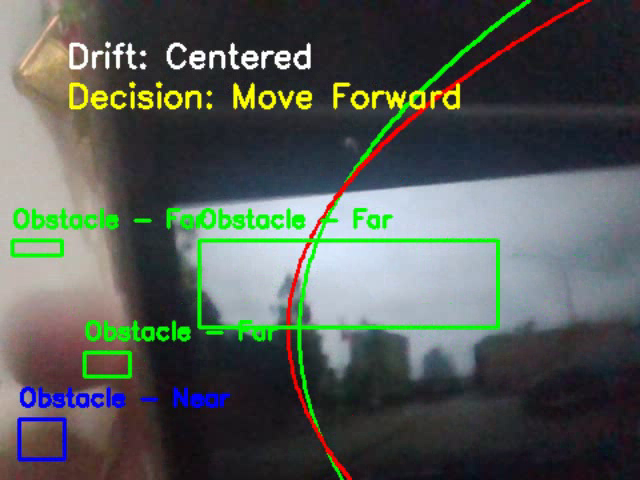
#> input picture frame 20 of output_combined_camera.mp4, 640 x 480 px, given in place of the camera
$ python RealTime_Final.py
#> lines starting #> are read from the running program, lines starting #| are printed output that depends on the picture; after the words box and inside, x2 and y2 are one past the last pixel; in counts of white or black regions, pixels touching at a corner belong together
import cv2
import numpy as np
import os
import time

# File paths for output
output_video = "./output_combined_camera.mp4"
output_dir = "./output_combined_frames"

# Create output directory if it doesn't exist
if not os.path.exists(output_dir):
    os.makedirs(output_dir)

# Counter for saving debug frames
debug_frame_count = 0
max_debug_frames = 5

# Store previous lane polynomials for smoothing
prev_left_poly = None
prev_right_poly = None

def region_selection(image):
    mask = np.zeros_like(image)
    if len(image.shape) > 2:
        channel_count = image.shape[2]
        ignore_mask_color = (255,) * channel_count
    else:
        ignore_mask_color = 255

    rows, cols = image.shape[:2]

    # Adjusted polygon points to include more area on the sides
    bottom_left = [cols * 0.0, rows * 0.98]
    top_left = [cols * 0.45, rows * 0.6]
    top_right = [cols * 0.55, rows * 0.6]
    bottom_right = [cols * 1.0, rows * 0.98]

    vertices = np.array([[bottom_left, top_left, top_right, bottom_right]], dtype=np.int32)
    cv2.fillPoly(mask, vertices, ignore_mask_color)
    masked_image = cv2.bitwise_and(image, mask)
    return masked_image, vertices

def detect_lanes(frame):
    global prev_left_poly, prev_right_poly

    # Ensure frame is grayscale
    if len(frame.shape) > 2:
        gray = cv2.cvtColor(frame, cv2.COLOR_BGR2GRAY)
    else:
        gray = frame

    # Apply Hough Transform to detect lines
    lines = cv2.HoughLinesP(
        gray,
        rho=1,
        theta=np.pi / 180,
        threshold=50,
        minLineLength=50,
        maxLineGap=20
    )

    # Initialize lists for left and right lines
    left_lines = []
    right_lines = []

    # Original frame for annotation
    annotated_frame = cv2.cvtColor(gray, cv2.COLOR_GRAY2BGR)

    if lines is not None:
        for line in lines:
            x1, y1, x2, y2 = line[0]
            # Calculate slope
            if x2 - x1 != 0:  # Avoid division by zero
                slope = (y2 - y1) / (x2 - x1)
                # Classify lines based on slope
                if -1.0 < slope < -0.3:  # Left lane (negative slope)
                    left_lines.append((x1, y1, x2, y2))
                elif 0.3 < slope < 1.0:  # Right lane (positive slope)
                    right_lines.append((x1, y1, x2, y2))

    # Average left and right lines
    def average_lines(lines):
        if not lines:
            return None
        x_coords = []
        y_coords = []
        for x1, y1, x2, y2 in lines:
            x_coords.extend([x1, x2])
            y_coords.extend([y1, y2])
        if len(x_coords) == 0:
            return None
        poly = np.polyfit(x_coords, y_coords, 2)  # Quadratic fit
        return poly

    left_poly = average_lines(left_lines)
    right_poly = average_lines(right_lines)

    # Update previous polynomials for smoothing
    if left_poly is not None:
        prev_left_poly = left_poly
    if right_poly is not None:
        prev_right_poly = right_poly

    # Draw lane lines
    height, width = gray.shape
    lane_points = []

    def draw_poly(poly, color):
        if poly is None:
            return
        y = np.linspace(0, height - 1, 100)
        x = poly[0] * y**2 + poly[1] * y + poly[2]
        points = np.array([(int(x[i]), int(y[i])) for i in range(len(x)) if 0 <= x[i] < width])
        if len(points) > 1:
            cv2.polylines(annotated_frame, [points], False, color, 2)
            lane_points.append(points[-1])  # Bottom point for drift calculation

    draw_poly(left_poly, (0, 255, 0))  # Green for left lane
    draw_poly(right_poly, (0, 0, 255))  # Red for right lane

    # Determine vehicle drift
    drift = "Centered"
    if len(lane_points) == 2:  # Both lanes detected
        lane_center = (lane_points[0][0] + lane_points[1][0]) // 2
        frame_center = width // 2
        if lane_center < frame_center - 50:
            drift = "Right drift"
        elif lane_center > frame_center + 50:
            drift = "Left drift"

    # Output dictionary
    output_dict = {
        "left_lane_poly": left_poly.tolist() if left_poly is not None else None,
        "right_lane_poly": right_poly.tolist() if right_poly is not None else None,
        "drift": drift,
        "left_poly": left_poly,
        "right_poly": right_poly
    }

    return output_dict

def detect_humans_and_obstacles(frame):
    original_frame = frame.copy()
    height, width = frame.shape[:2]
    status = "None"
    left_obstacles_near = []
    left_obstacles_far = []
    right_obstacles_near = []
    right_obstacles_far = []
    central_obstacles_near = []
    central_obstacles_far = []
    frame_center = width // 2
    central_left = width * 0.4
    central_right = width * 0.6

    # HUMAN DETECTION (HOG + SVM)
    hog = cv2.HOGDescriptor()
    hog.setSVMDetector(cv2.HOGDescriptor_getDefaultPeopleDetector())

    # Frame is already downsampled in process_video (scale_factor = 0.75)
    # HOG expects 640x360, so resize accordingly if needed
    target_width, target_height = 640, 360
    scale_x = width / target_width
    scale_y = height / target_height
    resized = cv2.resize(frame, (target_width, target_height))

    human_boxes, _ = hog.detectMultiScale(resized, winStride=(8, 8), padding=(8, 8), scale=1.05)

    for (x, y, w, h) in human_boxes:
        x1 = int(x * scale_x)
        y1 = int(y * scale_y)
        x2 = int((x + w) * scale_x)
        y2 = int((y + h) * scale_y)
        w_full = x2 - x1
        h_full = y2 - y1
        center_x = (x1 + x2) // 2
        center_y = (y1 + y2) // 2

        if center_y > height * 0.6:
            obs_status = "Near"
            color = (0, 0, 255)  # Red
            status = "Near"
        else:
            obs_status = "Far"
            color = (0, 255, 255)  # Yellow

        # Classify by horizontal position
        if center_x < central_left:
            if obs_status == "Near":
                left_obstacles_near.append((x1, y1, w_full, h_full, center_x))
            else:
                left_obstacles_far.append((x1, y1, w_full, h_full, center_x))
        elif center_x > central_right:
            if obs_status == "Near":
                right_obstacles_near.append((x1, y1, w_full, h_full, center_x))
            else:
                right_obstacles_far.append((x1, y1, w_full, h_full, center_x))
        else:
            if obs_status == "Near":
                central_obstacles_near.append((x1, y1, w_full, h_full, center_x))
            else:
                central_obstacles_far.append((x1, y1, w_full, h_full, center_x))

        cv2.rectangle(frame, (x1, y1), (x2, y2), color, 2)
        cv2.putText(frame, f"Human - {obs_status}", (x1, y1 - 10), cv2.FONT_HERSHEY_SIMPLEX, 0.6, color, 2)

    # OTHER OBSTACLE DETECTION
    roi = original_frame[int(height * 0.5):, :]
    hsv = cv2.cvtColor(roi, cv2.COLOR_BGR2HSV)

    # Define HSV ranges for orange and white
    lower_orange = np.array([0, 100, 100])
    upper_orange = np.array([20, 255, 255])
    lower_white = np.array([0, 0, 200])
    upper_white = np.array([255, 30, 255])

    mask_orange = cv2.inRange(hsv, lower_orange, upper_orange)
    mask_white = cv2.inRange(hsv, lower_white, upper_white)
    mask = cv2.bitwise_or(mask_orange, mask_white)

    # Apply morphological operations to clean up the mask
    kernel = np.ones((5, 5), np.uint8)
    mask = cv2.morphologyEx(mask, cv2.MORPH_CLOSE, kernel, iterations=2)
    mask = cv2.morphologyEx(mask, cv2.MORPH_OPEN, kernel, iterations=1)

    # Find contours in the mask
    contours, _ = cv2.findContours(mask, cv2.RETR_EXTERNAL, cv2.CHAIN_APPROX_SIMPLE)

    for cnt in contours:
        area = cv2.contourArea(cnt)
        if area > 100:
            x, y, w, h = cv2.boundingRect(cnt)
            center_x = x + w // 2
            center_y = y + h // 2
            y_full = y + int(height * 0.5)
            center_y_full = center_y + int(height * 0.5)

            if center_y > roi.shape[0] * 0.6:
                obs_status = "Near"
                color = (255, 0, 0)  # Blue
                status = "Near"
            else:
                obs_status = "Far"
                color = (0, 255, 0)  # Green

            # Classify by horizontal position
            if center_x < central_left:
                if obs_status == "Near":
                    left_obstacles_near.append((x, y_full, w, h, center_x))
                else:
                    left_obstacles_far.append((x, y_full, w, h, center_x))
            elif center_x > central_right:
                if obs_status == "Near":
                    right_obstacles_near.append((x, y_full, w, h, center_x))
                else:
                    right_obstacles_far.append((x, y_full, w, h, center_x))
            else:
                if obs_status == "Near":
                    central_obstacles_near.append((x, y_full, w, h, center_x))
                else:
                    central_obstacles_far.append((x, y_full, w, h, center_x))

            cv2.rectangle(frame, (x, y_full), (x + w, y_full + h), color, 2)
            cv2.putText(frame, f"Obstacle - {obs_status}", (x, y_full - 10), cv2.FONT_HERSHEY_SIMPLEX, 0.6, color, 2)

    return {
        "status": status,
        "frame": frame,
        "left_obstacles_near": left_obstacles_near,
        "left_obstacles_far": left_obstacles_far,
        "right_obstacles_near": right_obstacles_near,
        "right_obstacles_far": right_obstacles_far,
        "central_obstacles_near": central_obstacles_near,
        "central_obstacles_far": central_obstacles_far
    }

def make_decision(lane_info, obstacle_info, roi_vertices):
    # Size threshold for considering obstacles as significant (in pixels)
    size_threshold = 1000  # Area (w * h) below this is considered too small/far

    # Function to check if a point is within the ROI
    def point_in_roi(point):
        x, y = point
        return cv2.pointPolygonTest(roi_vertices, (x, y), False) >= 0

    # Check for significant obstacles within the ROI
    central_near_in_roi = False
    central_far_in_roi = False
    left_near_in_roi = False
    right_near_in_roi = False

    # Check central obstacles
    for obs in obstacle_info["central_obstacles_near"]:
        x, y, w, h, center_x = obs
        center_y = y + h // 2
        if point_in_roi((center_x, center_y)) and w * h >= size_threshold:
            central_near_in_roi = True
            break

    for obs in obstacle_info["central_obstacles_far"]:
        x, y, w, h, center_x = obs
        center_y = y + h // 2
        if point_in_roi((center_x, center_y)) and w * h >= size_threshold:
            central_far_in_roi = True
            break

    # Check left and right obstacles within ROI
    for obs in obstacle_info["left_obstacles_near"]:
        x, y, w, h, center_x = obs
        center_y = y + h // 2
        if point_in_roi((center_x, center_y)) and w * h >= size_threshold:
            left_near_in_roi = True
            break

    for obs in obstacle_info["right_obstacles_near"]:
        x, y, w, h, center_x = obs
        center_y = y + h // 2
        if point_in_roi((center_x, center_y)) and w * h >= size_threshold:
            right_near_in_roi = True
            break

    # Decision-making based on obstacle position and proximity
    if central_near_in_roi:
        return "Stop"  # Obstacle is near and in the middle (central region)

    if left_near_in_roi and not right_near_in_roi:
        return "Turn Right"  # Near obstacle on left, no near obstacle on right

    if right_near_in_roi and not left_near_in_roi:
        return "Turn Left"  # Near obstacle on right, no near obstacle on left

    if central_far_in_roi and not central_near_in_roi:
        return "Move Forward"  # Obstacle is far in the ROI

    # If no significant obstacles in ROI, use lane detection for drift correction
    road_detected = lane_info["left_poly"] is not None and lane_info["right_poly"] is not None
    if road_detected:
        drift = lane_info["drift"]
        if drift == "Left drift" and not right_near_in_roi:
            return "Turn Right"
        elif drift == "Right drift" and not left_near_in_roi:
            return "Turn Left"
        else:
            return "Move Forward"

    return "Move Forward"  # Default if no obstacles or lanes detected

def process_video(out_vid):
    # Initialize webcam (0 is usually the default camera, adjust if needed)
#> called with out_vid = './output_combined_camera.mp4'
    cap = cv2.VideoCapture(0)
    if not cap.isOpened():
        print("Error: Could not open webcam.")
        return

    # Set camera properties
    width = 640
    height = 480
    cap.set(cv2.CAP_PROP_FRAME_WIDTH, width)
    cap.set(cv2.CAP_PROP_FRAME_HEIGHT, height)
    fps = 30.0  # Assume 30 FPS, adjust based on your webcam

    # Calculate target delay for real-time playback, slowed down
    target_delay_ms = int(1000 / fps)  # e.g., ~33ms for 30 FPS
    slowdown_factor = 2  # 2x slower
    target_delay_ms *= slowdown_factor

    # Downsample frame for faster processing
    scale_factor = 0.75
    new_width = int(width * scale_factor)
    new_height = int(height * scale_factor)

    fourcc = cv2.VideoWriter_fourcc(*'mp4v')
    out = cv2.VideoWriter(out_vid, fourcc, fps, (width, height))

    frame_idx = 0
    start_time = time.time()
    processed_frames = 0

    while True:
        ret, frame = cap.read()
#> frame is the input picture: shape (480, 640, 3); mean B, G, R 85.6, 91.2, 84.7
        if not ret:
            print("Error: Failed to capture frame.")
            break

        frame_bgr = frame  # Frame is already in BGR format from OpenCV

        # Downsample frame
        frame = cv2.resize(frame_bgr, (new_width, new_height))
#> frame: shape (360, 480, 3)

        # Step 1: Apply ROI
        roi_frame, roi_vertices = region_selection(frame)
#> in region_selection, `cv2.fillPoly(mask, vertices, ignore_mask_color)`:
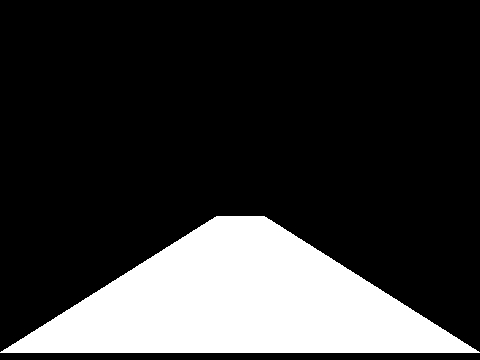
#> mask: shape (360, 480, 3); 21% white; 1 white region, box (x1, y1, x2, y2) and area: (0, 216, 480, 353) 36316
#> roi_vertices = [[0, 352], [216, 216], [264, 216], [480, 352]]
        # Step 2: Lane detection
        lane_info = detect_lanes(roi_frame)
#> in detect_lanes, `gray = cv2.cvtColor(frame, cv2.COLOR_BGR2GRAY)`:
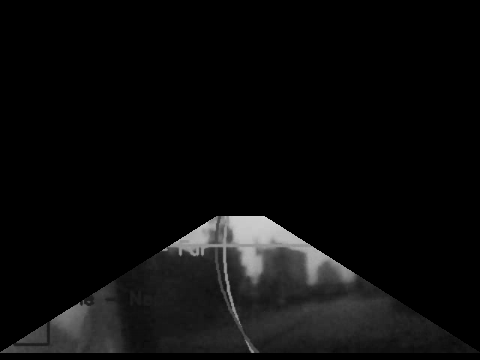
#> gray: shape (360, 480); min 0, max 208, mean 11.6
#> in detect_lanes, `lines = cv2.HoughLinesP( gray, rho=1, theta=np.pi / 180, threshold=50,..`: lines = 118 rows, first 6: [14, 343, 420, 315], [17, 341, 418, 313], [57, 352, 468, 345], [3, 350, 463, 342], [6, 348, 427, 319], [25, 336, 411, 309]
#> the loop in detect_lanes, `for line in lines:` made 118 passes
#> (x1, y1, x2, y2, slope) on passes 1 to 8: (14, 343, 420, 315, -0.069), (17, 341, 418, 313, -0.0698), (57, 352, 468, 345, -0.017), (3, 350, 463, 342, -0.0174), (6, 348, 427, 319, -0.0689), (25, 336, 411, 309, -0.0699), (28, 334, 319, 251, -0.285), (30, 334, 410, 308, -0.0684)
#> after the loop in detect_lanes, `for line in lines:`: left_lines = 37 items, first 6: (73, 306, 293, 234), (55, 317, 299, 238), (81, 301, 282, 228), (93, 293, 272, 221), (68, 309, 294, 235), (85, 298, 281, 227); right_lines = [(223, 216, 400, 302), (247, 216, 391, 296), (200, 226, 405, 305)]
#> the loop in average_lines, `for x1, y1, x2, y2 in lines:` made 37 passes
#> after the loop in average_lines, `for x1, y1, x2, y2 in lines:`: x_coords = 74 values, max 305 at index 27, min 55 at index 2, mean 186.3; y_coords = 74 values, max 317 at index 2, min 216 at index 21, mean 257.6
#> in average_lines, `poly = np.polyfit(x_coords, y_coords, 2)`: poly = [0.00274, -1.37, 397]
#> the loop in average_lines (call 2), `for x1, y1, x2, y2 in lines:` made 3 passes
#> in detect_lanes, `right_poly = average_lines(right_lines)`: right_poly = [0.00369, -1.82, 441.5]
#> in detect_lanes, `prev_left_poly = left_poly`: prev_left_poly = [0.00274, -1.37, 397]
#> in detect_lanes, `prev_right_poly = right_poly`: prev_right_poly = [0.00369, -1.82, 441.5]
#> in draw_poly, `x = poly[0] * y**2 + poly[1] * y + poly[2]`: x = 100 values, max 397 at index 0, min 224.6 at index 69, mean 268.6
#> in draw_poly, `points = np.array([(int(x[i]), int(y[i])) for i in range(len(x)) if 0 ..`: points = 100 pairs, first value 224 to 396, second value 0 to 359
#> in detect_lanes, `lane_center = (lane_points[0][0] + lane_points[1][0]) // 2`: lane_center = 259
#> in detect_lanes, `output_dict = { "left_lane_poly": left_poly.tolist() if left_poly is n..`: output_dict = {'left_lane_poly': [0.00274, -1.37, 397], 'right_lane_poly': [0.00369, -1.82, 441.5], 'drift': 'Centered', 'left_poly': [0.00274, -1.37, 397], 'right_poly': [0.00369, -1.82, 441.5]}
#> lane_info has the same summary as output_dict in detect_lanes
        annotated_frame = frame.copy()

        def draw_poly(poly, color):
            if poly is None:
                return
            y = np.linspace(0, new_height - 1, 100)
            x = poly[0] * y ** 2 + poly[1] * y + poly[2]
            points = np.array([(int(x[i]), int(y[i])) for i in range(len(x)) if 0 <= x[i] < new_width])
            if len(points) > 1:
                cv2.polylines(annotated_frame, [points], False, color, 2)

        draw_poly(lane_info["left_poly"], (0, 255, 0))
        draw_poly(lane_info["right_poly"], (0, 0, 255))
        cv2.putText(annotated_frame, f"Drift: {lane_info['drift']}", (50, 50), cv2.FONT_HERSHEY_SIMPLEX, 0.8,
                    (255, 255, 255), 2)
        # Step 3: Obstacle detection
        obstacle_info = detect_humans_and_obstacles(annotated_frame)
#> in detect_humans_and_obstacles, `resized = cv2.resize(frame, (target_width, target_height))`:
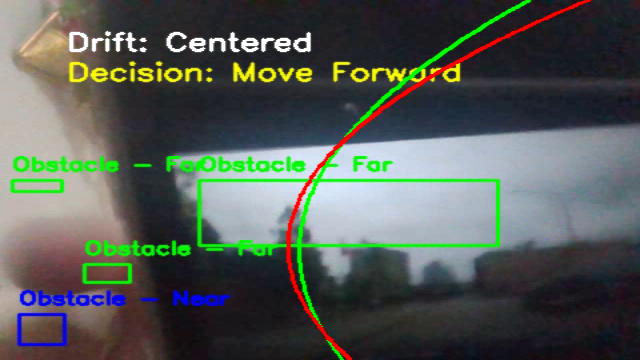
#> resized: shape (360, 640, 3); mean B, G, R 85.5, 91.3, 85
#> in detect_humans_and_obstacles, `human_boxes, _ = hog.detectMultiScale(resized, winStride=(8, 8), paddi..`: human_boxes = ()
#> after the loop in detect_humans_and_obstacles, `for (x, y, w, h) in human_boxes:`: central_obstacles_far = []
#> in detect_humans_and_obstacles, `roi = original_frame[int(height * 0.5):, :]`:
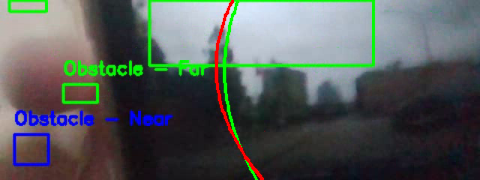
#> roi: shape (180, 480, 3); mean B, G, R 89, 91.5, 85.2
#> in detect_humans_and_obstacles, `mask = cv2.morphologyEx(mask, cv2.MORPH_OPEN, kernel, iterations=1)`:
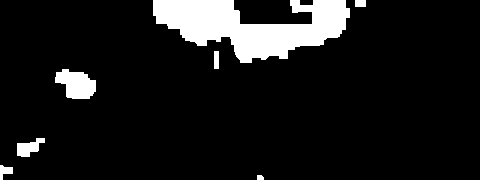
#> mask: shape (180, 480); 9.8% white; 7 white regions
#> in detect_humans_and_obstacles, `contours, _ = cv2.findContours(mask, cv2.RETR_EXTERNAL, cv2.CHAIN_APPR..`: contours = 7 contours; box (x1, y1, x2, y2) and area: (153, 0, 350, 63) 6719, (55, 69, 96, 99) 786, (17, 138, 45, 157) 266, (0, 165, 13, 180) 90, (214, 51, 219, 69) 68, (355, 0, 366, 7) 60, (257, 175, 264, 180) 22
#> the loop in detect_humans_and_obstacles, `for cnt in contours:` made 7 passes
#> (area, x, y, w, h, center_x, center_y, y_full) on pass 3: (266, 17, 138, 28, 19, 31, 147, 318)
#> after the loop in detect_humans_and_obstacles, `for cnt in contours:`:
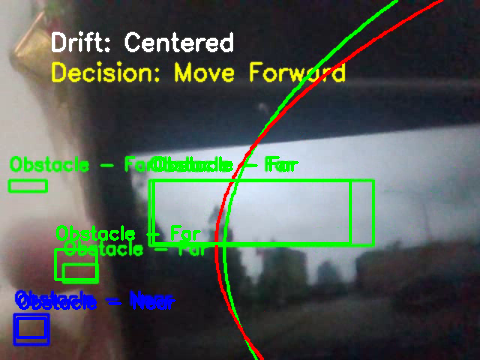
#> frame: shape (360, 480, 3); mean B, G, R 84.4, 92.6, 82.4
#> after the loop in detect_humans_and_obstacles, `for cnt in contours:`: central_obstacles_far = [(153, 180, 197, 63, 251)]; left_obstacles_far = [(55, 249, 41, 30, 75)]; left_obstacles_near = [(17, 318, 28, 19, 31)]
#> obstacle_info = 8 items
        annotated_frame = obstacle_info["frame"]
        # Step 4: Make driving decision
        decision = make_decision(lane_info, obstacle_info, roi_vertices[0])
#> the loop in make_decision, `for obs in obstacle_info["central_obstacles_far"]:` made 1 pass
#> (obs, w, h, center_x, center_y) on pass 1: ((153, 180, 197, 63, 251), 197, 63, 251, 211)
#> the loop in make_decision, `for obs in obstacle_info["left_obstacles_near"]:` made 1 pass
#> (obs, w, h, center_x, center_y) on pass 1: ((17, 318, 28, 19, 31), 28, 19, 31, 327)
#> in make_decision, `road_detected = lane_info["left_poly"] is not None and lane_info["righ..`: road_detected = True
#> in make_decision, `drift = lane_info["drift"]`: drift = 'Centered'
#> decision = 'Move Forward'
        cv2.putText(annotated_frame, f"Decision: {decision}", (50, 80), cv2.FONT_HERSHEY_SIMPLEX, 0.8, (0, 255, 255), 2)
#> annotated_frame: shape (360, 480, 3); 1.12% of pixels changed, all inside (x1, y1, x2, y2) = (52, 61, 345, 82)

        # Resize back to original size
        annotated_frame = cv2.resize(annotated_frame, (width, height))
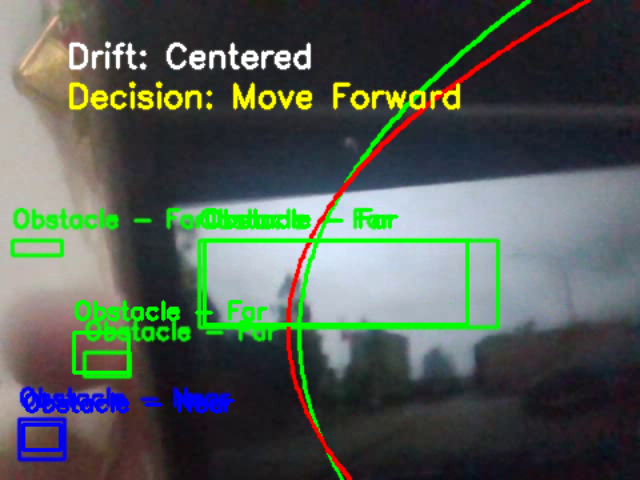
#> annotated_frame: shape (480, 640, 3); mean B, G, R 84.1, 92.8, 82.6

        # Display and save
        cv2.imshow("Self-Driving Output", annotated_frame)
        global debug_frame_count
        if debug_frame_count < max_debug_frames:
            cv2.imwrite(os.path.join(output_dir, f"debug_combined_frame_{debug_frame_count}.jpg"), annotated_frame)
            debug_frame_count += 1
        out.write(annotated_frame)

        # FPS and timing logic
        processed_frames += 1
        elapsed_time = time.time() - start_time
        current_fps = processed_frames / elapsed_time if elapsed_time > 0 else 0
        if frame_idx % 30 == 0:
            print(f"Processed frame {frame_idx}, Drift: {lane_info['drift']}, Obstacle: {obstacle_info['status']}, Decision: {decision}, FPS: {current_fps:.2f}")
#| Processed frame 0, Drift: Centered, Obstacle: Near, Decision: Move Forward, FPS: 1.14

        processing_time_ms = (time.time() - start_time) * 1000 / processed_frames if processed_frames > 0 else 0
        wait_time = max(1, int(target_delay_ms - processing_time_ms))
        key = cv2.waitKey(wait_time)
#> (key Esc is pressed here)
        if key != -1:
            break

        frame_idx += 1

    # Cleanup
    total_time = time.time() - start_time
    final_fps = processed_frames / total_time if total_time > 0 else 0
    print(f"Final FPS: {final_fps:.2f}")
    cap.release()
    out.release()
    cv2.destroyAllWindows()
    print(f"Combined processing video saved to {out_vid}")

# Start processing the video
process_video(output_video)
